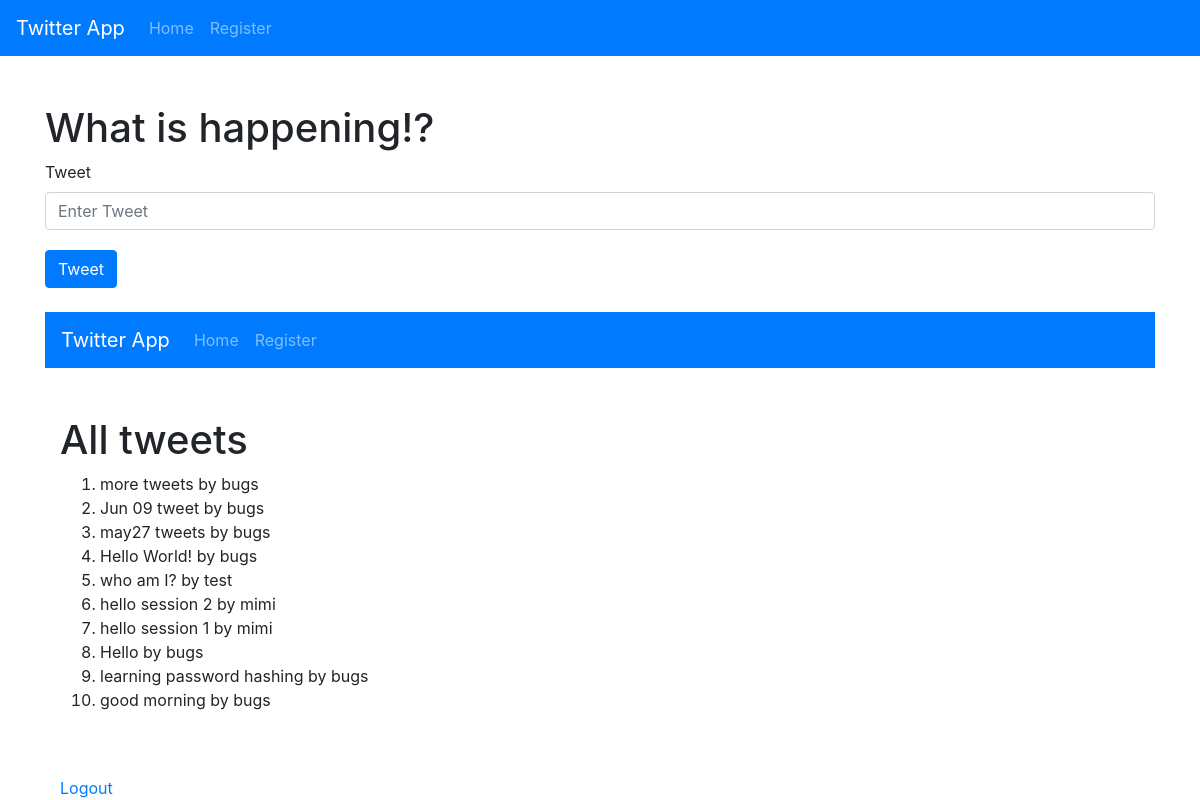
Page / (signed in) on the earlier database version.
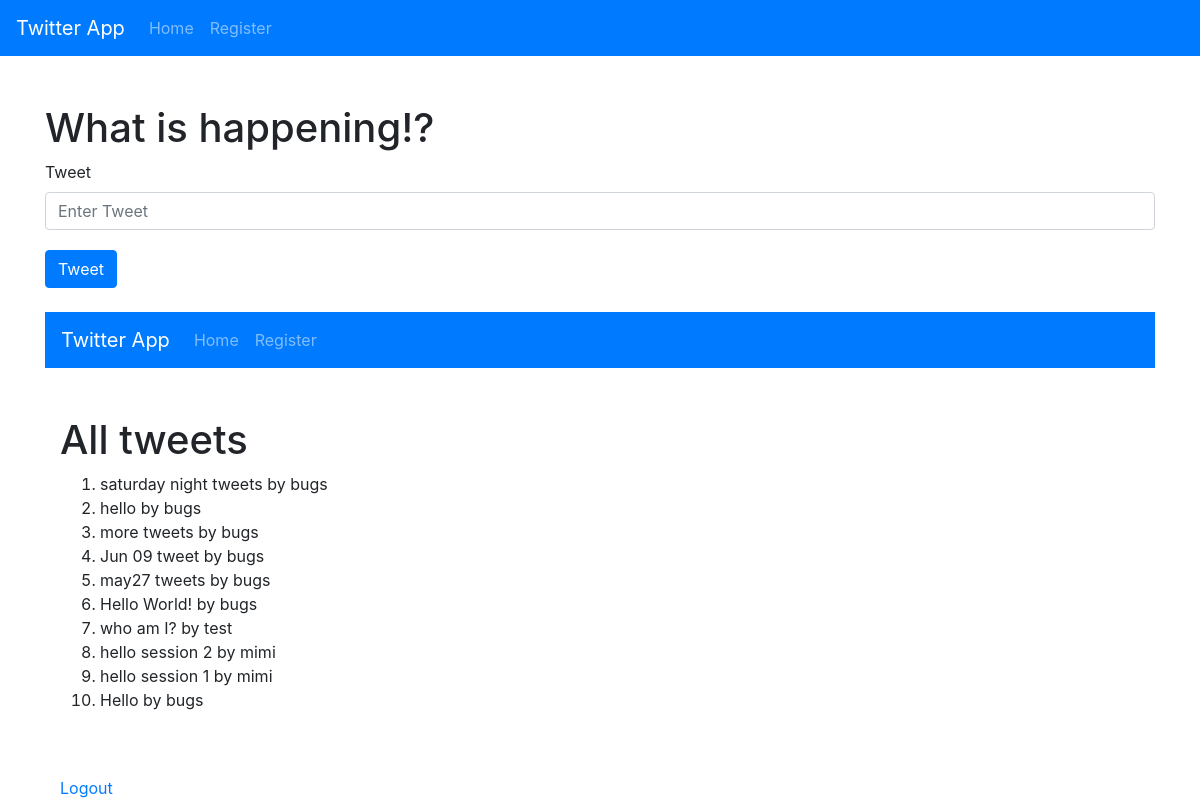
Same page on the later database version.
### tables this page shows
CREATE TABLE tweets (
    _id integer primary key autoincrement,
    tweet text,
    username text
);

### main.py (the view)
@app.route('/')
def index():
    if 'user' in session:
        tweets = get_all_tweets(10)
        return render_template('home.html', tweets=tweets)
    else:
        return render_template('login.html')

### db.py (called while the page is built)
def get_all_tweets(limit):
    cursor.execute('SELECT * FROM tweets order by _id desc')
    tweets = cursor.fetchmany(limit)
    return tweets

### tweets.py (called while the page is built)
def get_all_tweets(limit=100):
    return db.get_all_tweets(limit)

### templates/home.html (shortened to what this page needs)
{% extends "base.html" %}
{% block content %}
{% include 'tweet_form.html' %}
<br>
{% with tweets=tweets, title='Recent 10 tweets' %}
{% include 'tweets.html' %}
{% endwith %}
{% endblock %}

### templates/tweets.html (shortened to what this page needs)
{% extends "base.html" %}
{% block content %}
{% if username %}
<h1>All tweets from {{current_user}}</h1>
{% else %}
<h1>All tweets</h1>
{% endif %}
<ol>
    {% for tweet in tweets %}
    <li>
        {{tweet[1]}} by {{tweet[2]}}
    </li>
    {% endfor %}
</ol>
<br>
<br>
<a href="/logout">Logout {{current_user}}</a>
{% endblock %}

Differences in the rows shown:
no longer on this page (row unchanged): tweets: tweet "learning password hashing", username "bugs"
no longer on this page (row unchanged): tweets: tweet "good morning", username "bugs"
added tweets: tweet "saturday night tweets", username "bugs"
added tweets: tweet "hello", username "bugs"
